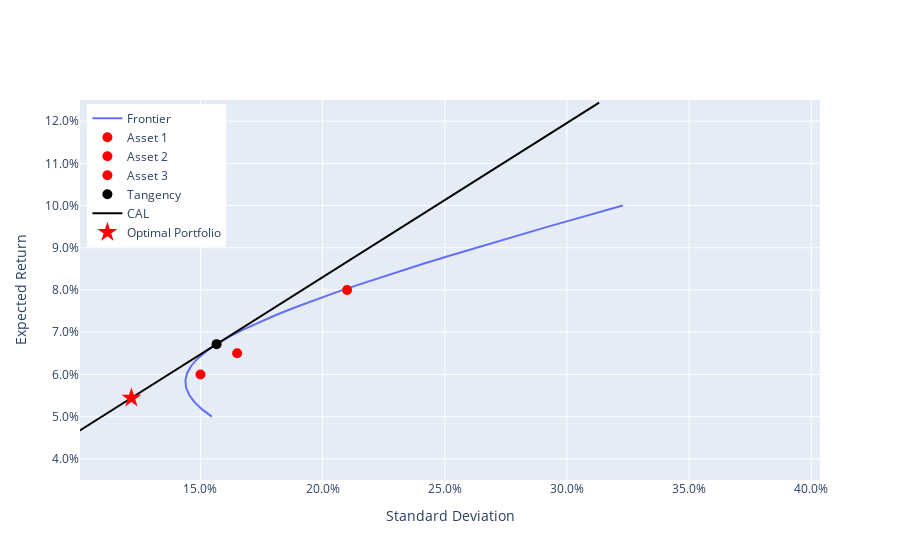

Write notebook code for a chart like this one.
### Code cell
fig = go.Figure()

# Plot frontier
string =  "Asset 1: %{customdata[0]:.1%}<br>"
string += "Asset 2: %{customdata[1]:.1%}<br>"
string += "Asset 3: %{customdata[2]:.1%}<br>"
string += "Sharpe ratio: %{customdata[3]:.4f}<br>"
string += "<extra></extra>"
trace= go.Scatter(x=df.port_sd, y=df.port_expret,mode="lines",
    customdata=df[['w1','w2','w3','sharpe']],hovertemplate=string, name='Frontier')
fig.add_trace(trace)

# Plot underlying assets
trace1= go.Scatter(x=[SDS[0]], y=[MNS[0]],mode="markers", marker=dict(size=10, color="red"), name='Asset 1')
fig.add_trace(trace1)
trace2= go.Scatter(x=[SDS[1]], y=[MNS[1]],mode="markers", marker=dict(size=10, color="red"), name='Asset 2')
fig.add_trace(trace2)
trace3= go.Scatter(x=[SDS[2]], y=[MNS[2]],mode="markers", marker=dict(size=10, color="red"), name='Asset 3')
fig.add_trace(trace3)

# Plot tangency
trace= go.Scatter(x=[port_sd], y=[port_expret] ,
    mode="markers", marker=dict(size=10, color="black"),
    customdata=np.append(wgts,port_sr).reshape(1,4),hovertemplate=string, name='Tangency')
fig.add_trace(trace)

# Plot CAL
string =  "Tangency: %{customdata[0]:.1%}<br>"
string += "Risk-free: %{customdata[1]:.1%}<br>"
string += "Optimal if risk aversion is: %{customdata[2]:.1f}<br>"
string += "<extra></extra>"
trace= go.Scatter(x=cal.port_sd, y=cal.port_expret,mode="lines",marker=dict(color="black"),
    customdata=cal[['wgt_tangency','wgt_rf','risk_aversion']],hovertemplate=string, name='CAL')
fig.add_trace(trace)

# Plot optimal location on CAL for risk aversion
trace= go.Scatter(x=[optport_sd], y=[optport_expret],
    mode="markers", marker=dict(size=15, color="red", symbol='star'),
    customdata=[[wgt_risky, 1-wgt_risky, RAVER]],hovertemplate=string, name='Optimal Portfolio')
fig.add_trace(trace)

# Formatting
fig.layout.yaxis["title"] = "Expected Return"
fig.layout.xaxis["title"] = "Standard Deviation"
fig.update_yaxes(tickformat=".1%")
fig.update_xaxes(tickformat=".1%")
fig.update_xaxes(range=[0.7 * df["port_sd"].min(), 1.25 * df["port_sd"].max()])
fig.update_yaxes(range=[0.7 * df["port_expret"].min(), 1.25 * df["port_expret"].max()])
fig.update_layout(legend=dict(yanchor="top", y=0.99, xanchor="left", x=0.01))
fig.show()

### Figure 1 — Plotly figure (JSON) as saved in the notebook; plotly's stock layout.template omitted (floating-point values rounded to 4 significant figures)
{"data": [{"customdata": [[1.152, 0.4644, -0.6161, 0.2587], [1.074, 0.4526, -0.5269, 0.2769], [0.997, 0.4407, -0.4378, 0.2945], [0.9197, 0.4289, -0.3486, 0.3108], [0.8424, 0.4171, -0.2594, 0.3255], [0.765, 0.4052, -0.1703, 0.338], [0.6877, 0.3934, -0.08111, 0.3483], [0.6104, 0.3816, 0.008052, 0.356], [0.533, 0.3698, 0.09722, 0.3613], [0.4557, 0.3579, 0.1864, 0.3643], [0.3784, 0.3461, 0.2755, 0.3651], [0.301, 0.3343, 0.3647, 0.3642], [0.2237, 0.3224, 0.4539, 0.3619], [0.1463, 0.3106, 0.543, 0.3584], [0.06901, 0.2988, 0.6322, 0.3541], [-0.008325, 0.287, 0.7214, 0.3492], [-0.08566, 0.2751, 0.8105, 0.3439], [-0.163, 0.2633, 0.8997, 0.3383], [-0.2403, 0.2515, 0.9889, 0.3327], [-0.3177, 0.2397, 1.078, 0.327], [-0.395, 0.2278, 1.167, 0.3214], [-0.4723, 0.216, 1.256, 0.316], [-0.5497, 0.2042, 1.346, 0.3106], [-0.627, 0.1923, 1.435, 0.3055], [-0.7043, 0.1805, 1.524, 0.3005], [-0.7817, 0.1687, 1.613, 0.2958], [-0.859, 0.1569, 1.702, 0.2912], [-0.9364, 0.145, 1.791, 0.2869], [-1.014, 0.1332, 1.88, 0.2827], [-1.091, 0.1214, 1.97, 0.2788]], "hovertemplate": "Asset 1: %{customdata[0]:.1%}<br>Asset 2: %{customdata[1]:.1%}<br>Asset 3: %{customdata[2]:.1%}<br>Sharpe ratio: %{customdata[3]:.4f}<br><extra></extra>", "mode": "lines", "name": "Frontier", "type": "scatter", "x": [0.1546, 0.1507, 0.1475, 0.1453, 0.1441, 0.1438, 0.1446, 0.1462, 0.1489, 0.1524, 0.1568, 0.1619, 0.1677, 0.1741, 0.1811, 0.1886, 0.1966, 0.2049, 0.2135, 0.2225, 0.2317, 0.2412, 0.2509, 0.2607, 0.2708, 0.2809, 0.2913, 0.3017, 0.3122, 0.3229], "y": [0.05, 0.05172, 0.05345, 0.05517, 0.0569, 0.05862, 0.06034, 0.06207, 0.06379, 0.06552, 0.06724, 0.06897, 0.07069, 0.07241, 0.07414, 0.07586, 0.07759, 0.07931, 0.08103, 0.08276, 0.08448, 0.08621, 0.08793, 0.08966, 0.09138, 0.0931, 0.09483, 0.09655, 0.09828, 0.1]}, {"marker": {"color": "red", "size": 10}, "mode": "markers", "name": "Asset 1", "type": "scatter", "x": [0.15], "y": [0.06]}, {"marker": {"color": "red", "size": 10}, "mode": "markers", "name": "Asset 2", "type": "scatter", "x": [0.165], "y": [0.065]}, {"marker": {"color": "red", "size": 10}, "mode": "markers", "name": "Asset 3", "type": "scatter", "x": [0.21], "y": [0.08]}, {"customdata": [[-1.091, 0.1214, 1.97, 0.3651]], "hovertemplate": "Asset 1: %{customdata[0]:.1%}<br>Asset 2: %{customdata[1]:.1%}<br>Asset 3: %{customdata[2]:.1%}<br>Sharpe ratio: %{customdata[3]:.4f}<br><extra></extra>", "marker": {"color": "black", "size": 10}, "mode": "markers", "name": "Tangency", "type": "scatter", "x": [0.1566], "y": [0.06718]}, {"customdata": [[0, 1, null], [0.05, 0.95, 46.64], [0.1, 0.9, 23.32], [0.15, 0.85, 15.55], [0.2, 0.8, 11.66], [0.25, 0.75, 9.328], [0.3, 0.7, 7.773], [0.35, 0.65, 6.663], [0.4, 0.6, 5.83], [0.45, 0.55, 5.182], [0.5, 0.5, 4.664], [0.55, 0.45, 4.24], [0.6, 0.4, 3.886], [0.65, 0.35, 3.588], [0.7, 0.3, 3.331], [0.75, 0.25, 3.109], [0.8, 0.2, 2.915], [0.85, 0.15, 2.743], [0.9, 0.1, 2.591], [0.95, 0.05, 2.455], [1, 0, 2.332], [1.05, -0.05, 2.221], [1.1, -0.1, 2.12], [1.15, -0.15, 2.028], [1.2, -0.2, 1.943], [1.25, -0.25, 1.866], [1.3, -0.3, 1.794], [1.35, -0.35, 1.727], [1.4, -0.4, 1.666], [1.45, -0.45, 1.608], [1.5, -0.5, 1.555], [1.55, -0.55, 1.504], [1.6, -0.6, 1.457], [1.65, -0.65, 1.413], [1.7, -0.7, 1.372], [1.75, -0.75, 1.333], [1.8, -0.8, 1.295], [1.85, -0.85, 1.26], [1.9, -0.9, 1.227], [1.95, -0.95, 1.196], [2, -1, 1.166]], "hovertemplate": "Tangency: %{customdata[0]:.1%}<br>Risk-free: %{customdata[1]:.1%}<br>Optimal if risk aversion is: %{customdata[2]:.1f}<br><extra></extra>", "marker": {"color": "black"}, "mode": "lines", "name": "CAL", "type": "scatter", "x": [0, 0.007829, 0.01566, 0.02349, 0.03132, 0.03915, 0.04698, 0.05481, 0.06264, 0.07047, 0.07829, 0.08612, 0.09395, 0.1018, 0.1096, 0.1174, 0.1253, 0.1331, 0.1409, 0.1488, 0.1566, 0.1644, 0.1722, 0.1801, 0.1879, 0.1957, 0.2036, 0.2114, 0.2192, 0.2271, 0.2349, 0.2427, 0.2505, 0.2584, 0.2662, 0.274, 0.2819, 0.2897, 0.2975, 0.3053, 0.3132], "y": [0.01, 0.01286, 0.01572, 0.01858, 0.02144, 0.02429, 0.02715, 0.03001, 0.03287, 0.03573, 0.03859, 0.04145, 0.04431, 0.04717, 0.05002, 0.05288, 0.05574, 0.0586, 0.06146, 0.06432, 0.06718, 0.07004, 0.0729, 0.07575, 0.07861, 0.08147, 0.08433, 0.08719, 0.09005, 0.09291, 0.09577, 0.09863, 0.1015, 0.1043, 0.1072, 0.1101, 0.1129, 0.1158, 0.1186, 0.1215, 0.1244]}, {"customdata": [[0.7773, 0.2227, 3]], "hovertemplate": "Tangency: %{customdata[0]:.1%}<br>Risk-free: %{customdata[1]:.1%}<br>Optimal if risk aversion is: %{customdata[2]:.1f}<br><extra></extra>", "marker": {"color": "red", "size": 15, "symbol": "star"}, "mode": "markers", "name": "Optimal Portfolio", "type": "scatter", "x": [0.1217], "y": [0.05444]}], "layout": {"legend": {"x": 0.01, "xanchor": "left", "y": 0.99, "yanchor": "top"}, "xaxis": {"range": [0.1007, 0.4036], "tickformat": ".1%", "title": {"text": "Standard Deviation"}}, "yaxis": {"range": [0.035, 0.125], "tickformat": ".1%", "title": {"text": "Expected Return"}}}}
